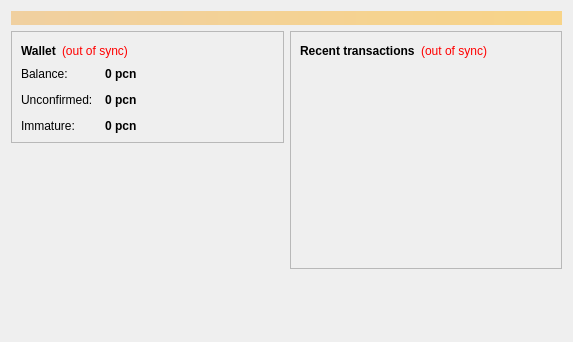
<?xml version="1.0" encoding="UTF-8"?>
<ui version="4.0">
 <class>OverviewPage</class>
 <widget class="QWidget" name="OverviewPage">
  <property name="geometry">
   <rect>
    <x>0</x>
    <y>0</y>
    <width>573</width>
    <height>342</height>
   </rect>
  </property>
  <property name="windowTitle">
   <string>Form</string>
  </property>
  <layout class="QVBoxLayout" name="topLayout">
   <item>
    <widget class="QLabel" name="labelAlerts">
     <property name="visible">
      <bool>false</bool>
     </property>
     <property name="styleSheet">
      <string notr="true">background-color: qlineargradient(x1: 0, y1: 0, x2: 1, y2: 0, stop:0 #F0D0A0, stop:1 #F8D488); color:#000000;</string>
     </property>
     <property name="wordWrap">
      <bool>true</bool>
     </property>
     <property name="margin">
      <number>3</number>
     </property>
    </widget>
   </item>
   <item>
    <layout class="QHBoxLayout" name="horizontalLayout" stretch="1,1">
     <item>
      <layout class="QVBoxLayout" name="verticalLayout_2">
       <item>
        <widget class="QFrame" name="frame">
         <property name="frameShape">
          <enum>QFrame::StyledPanel</enum>
         </property>
         <property name="frameShadow">
          <enum>QFrame::Raised</enum>
         </property>
         <layout class="QVBoxLayout" name="verticalLayout_4">
          <item>
           <layout class="QHBoxLayout" name="horizontalLayout_4">
            <item>
             <widget class="QLabel" name="label_5">
              <property name="font">
               <font>
                <weight>75</weight>
                <bold>true</bold>
               </font>
              </property>
              <property name="text">
               <string>Wallet</string>
              </property>
             </widget>
            </item>
            <item>
             <widget class="QLabel" name="labelWalletStatus">
              <property name="toolTip">
               <string>The displayed information may be out of date. Your wallet automatically synchronizes with the PikaCoin network after a connection is established, but this process has not completed yet.</string>
              </property>
              <property name="styleSheet">
               <string notr="true">QLabel { color: red; }</string>
              </property>
              <property name="text">
               <string notr="true">(out of sync)</string>
              </property>
              <property name="alignment">
               <set>Qt::AlignLeading|Qt::AlignLeft|Qt::AlignVCenter</set>
              </property>
             </widget>
            </item>
            <item>
             <spacer name="horizontalSpacer_2">
              <property name="orientation">
               <enum>Qt::Horizontal</enum>
              </property>
              <property name="sizeHint" stdset="0">
               <size>
                <width>40</width>
                <height>20</height>
               </size>
              </property>
             </spacer>
            </item>
           </layout>
          </item>
          <item>
           <layout class="QFormLayout" name="formLayout_2">
            <property name="fieldGrowthPolicy">
             <enum>QFormLayout::AllNonFixedFieldsGrow</enum>
            </property>
            <property name="horizontalSpacing">
             <number>12</number>
            </property>
            <property name="verticalSpacing">
             <number>12</number>
            </property>
            <item row="0" column="0">
             <widget class="QLabel" name="label">
              <property name="text">
               <string>Balance:</string>
              </property>
             </widget>
            </item>
            <item row="0" column="1">
             <widget class="QLabel" name="labelBalance">
              <property name="font">
               <font>
                <weight>75</weight>
                <bold>true</bold>
               </font>
              </property>
              <property name="cursor">
               <cursorShape>IBeamCursor</cursorShape>
              </property>
              <property name="toolTip">
               <string>Your current balance</string>
              </property>
              <property name="text">
               <string notr="true">0 pcn</string>
              </property>
              <property name="textInteractionFlags">
               <set>Qt::LinksAccessibleByMouse|Qt::TextSelectableByKeyboard|Qt::TextSelectableByMouse</set>
              </property>
             </widget>
            </item>
            <item row="1" column="0">
             <widget class="QLabel" name="label_3">
              <property name="text">
               <string>Unconfirmed:</string>
              </property>
             </widget>
            </item>
            <item row="1" column="1">
             <widget class="QLabel" name="labelUnconfirmed">
              <property name="font">
               <font>
                <weight>75</weight>
                <bold>true</bold>
               </font>
              </property>
              <property name="cursor">
               <cursorShape>IBeamCursor</cursorShape>
              </property>
              <property name="toolTip">
               <string>Total of transactions that have yet to be confirmed, and do not yet count toward the current balance</string>
              </property>
              <property name="text">
               <string notr="true">0 pcn</string>
              </property>
              <property name="textInteractionFlags">
               <set>Qt::LinksAccessibleByMouse|Qt::TextSelectableByKeyboard|Qt::TextSelectableByMouse</set>
              </property>
             </widget>
            </item>
            <item row="2" column="0">
             <widget class="QLabel" name="labelImmatureText">
              <property name="text">
               <string>Immature:</string>
              </property>
             </widget>
            </item>
            <item row="2" column="1">
             <widget class="QLabel" name="labelImmature">
              <property name="font">
               <font>
                <weight>75</weight>
                <bold>true</bold>
               </font>
              </property>
              <property name="toolTip">
               <string>Mined balance that has not yet matured</string>
              </property>
              <property name="text">
               <string notr="true">0 pcn</string>
              </property>
              <property name="textInteractionFlags">
               <set>Qt::LinksAccessibleByMouse|Qt::TextSelectableByKeyboard|Qt::TextSelectableByMouse</set>
              </property>
             </widget>
            </item>
           </layout>
          </item>
         </layout>
        </widget>
       </item>
       <item>
        <spacer name="verticalSpacer">
         <property name="orientation">
          <enum>Qt::Vertical</enum>
         </property>
         <property name="sizeHint" stdset="0">
          <size>
           <width>20</width>
           <height>40</height>
          </size>
         </property>
        </spacer>
       </item>
      </layout>
     </item>
     <item>
      <layout class="QVBoxLayout" name="verticalLayout_3">
       <item>
        <widget class="QFrame" name="frame_2">
         <property name="frameShape">
          <enum>QFrame::StyledPanel</enum>
         </property>
         <property name="frameShadow">
          <enum>QFrame::Raised</enum>
         </property>
         <layout class="QVBoxLayout" name="verticalLayout">
          <item>
           <layout class="QHBoxLayout" name="horizontalLayout_2">
            <item>
             <widget class="QLabel" name="label_4">
              <property name="text">
               <string>&lt;b&gt;Recent transactions&lt;/b&gt;</string>
              </property>
             </widget>
            </item>
            <item>
             <widget class="QLabel" name="labelTransactionsStatus">
              <property name="toolTip">
               <string>The displayed information may be out of date. Your wallet automatically synchronizes with the PikaCoin network after a connection is established, but this process has not completed yet.</string>
              </property>
              <property name="styleSheet">
               <string notr="true">QLabel { color: red; }</string>
              </property>
              <property name="text">
               <string notr="true">(out of sync)</string>
              </property>
              <property name="alignment">
               <set>Qt::AlignRight|Qt::AlignTrailing|Qt::AlignVCenter</set>
              </property>
             </widget>
            </item>
            <item>
             <spacer name="horizontalSpacer">
              <property name="orientation">
               <enum>Qt::Horizontal</enum>
              </property>
              <property name="sizeHint" stdset="0">
               <size>
                <width>40</width>
                <height>20</height>
               </size>
              </property>
             </spacer>
            </item>
           </layout>
          </item>
          <item>
           <widget class="QListView" name="listTransactions">
            <property name="styleSheet">
             <string notr="true">QListView { background: transparent; }</string>
            </property>
            <property name="frameShape">
             <enum>QFrame::NoFrame</enum>
            </property>
            <property name="verticalScrollBarPolicy">
             <enum>Qt::ScrollBarAlwaysOff</enum>
            </property>
            <property name="horizontalScrollBarPolicy">
             <enum>Qt::ScrollBarAlwaysOff</enum>
            </property>
            <property name="selectionMode">
             <enum>QAbstractItemView::NoSelection</enum>
            </property>
           </widget>
          </item>
         </layout>
        </widget>
       </item>
       <item>
        <spacer name="verticalSpacer_2">
         <property name="orientation">
          <enum>Qt::Vertical</enum>
         </property>
         <property name="sizeHint" stdset="0">
          <size>
           <width>20</width>
           <height>40</height>
          </size>
         </property>
        </spacer>
       </item>
      </layout>
     </item>
    </layout>
   </item>
  </layout>
 </widget>
 <resources/>
 <connections/>
</ui>
